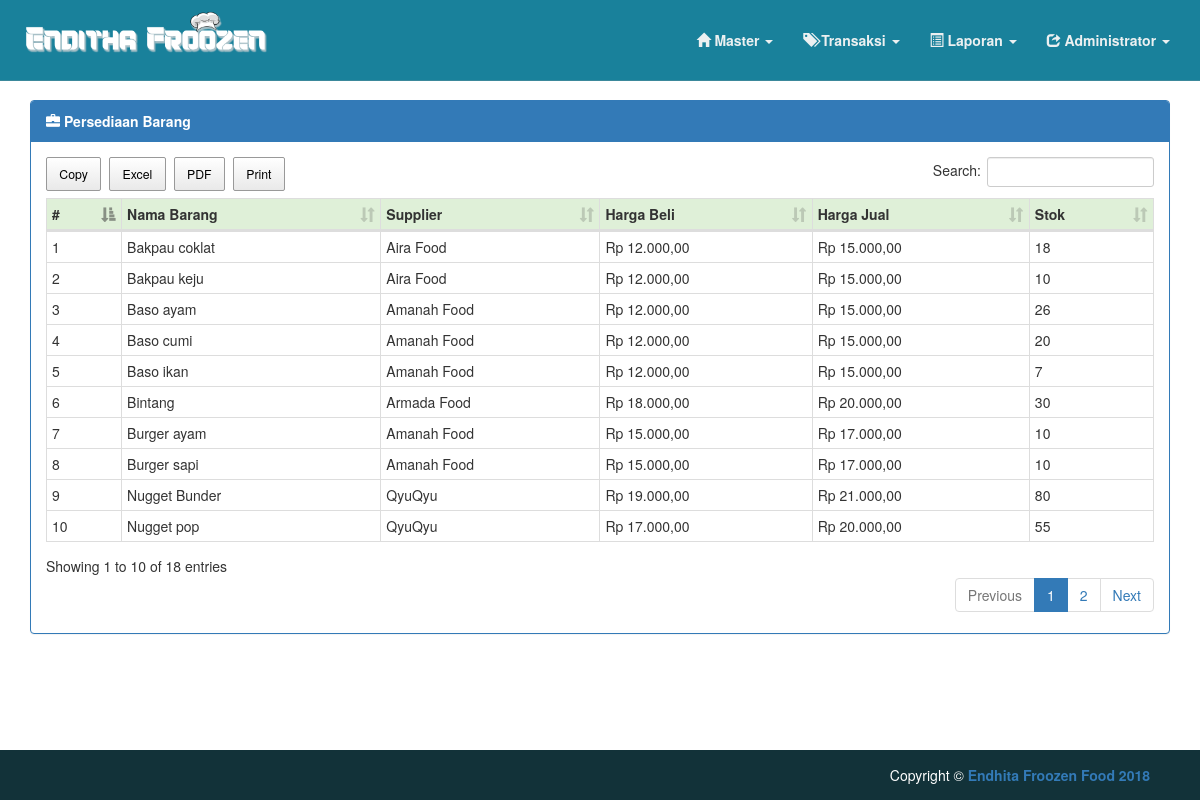
Before: /admin/laporanpersediaan.php (signed in) with the older database file.
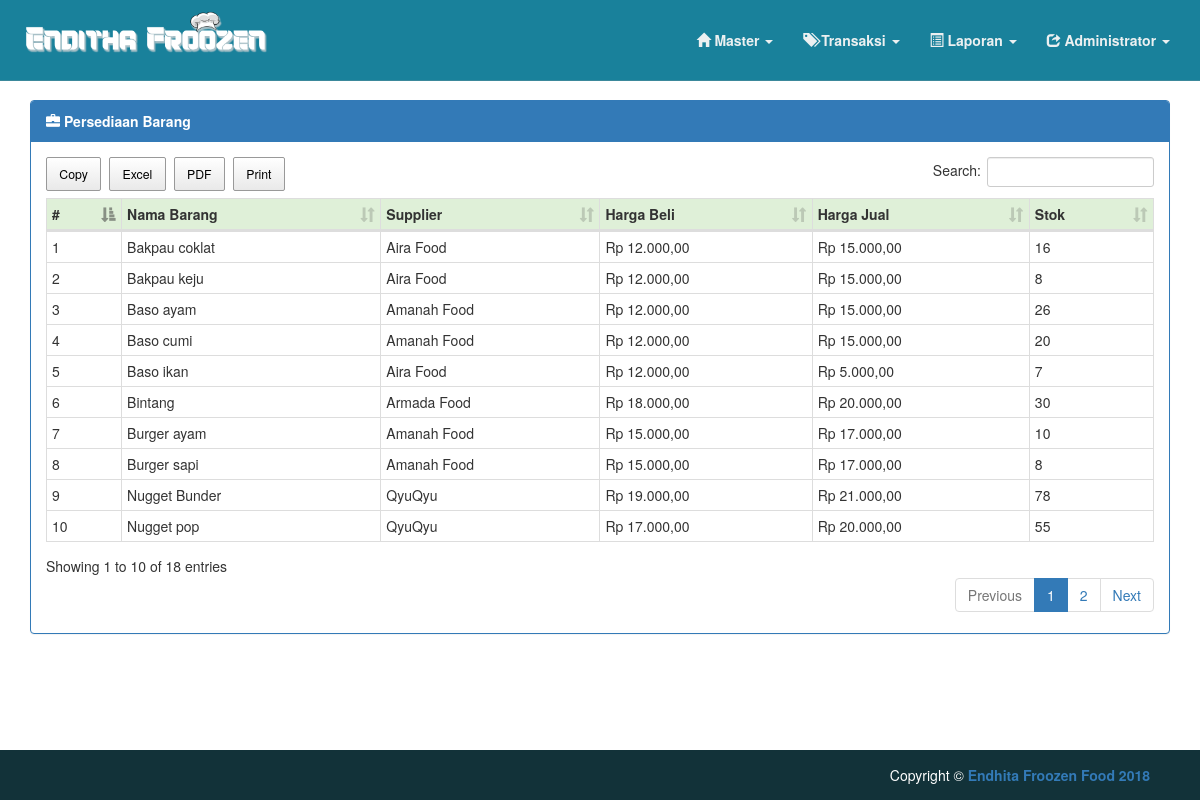
After: the same page with the newer database file.
### tables this page shows
CREATE TABLE `barang` (
  `kd_barang` int(11) NOT NULL,
  `nama_barang` varchar(100) NOT NULL,
  `id_supplier` int(11) NOT NULL,
  `harga_jual` int(11) NOT NULL,
  `harga_beli` int(11) NOT NULL,
  `kadaluarsa` date NOT NULL
);

CREATE TABLE `supplier` (
  `id_supplier` int(10) NOT NULL,
  `nama_supplier` varchar(100) NOT NULL,
  `alamat` text NOT NULL,
  `no_tlp` varchar(13) NOT NULL
);

### assets/fungsi_rupiah.php (called while the page is built, shortened)
<?php
function Rp($angka){
    $tara = "Rp " . number_format($angka,2,',','.');
return $tara;
}
?>

### admin/laporanpersediaan.php (the view, shortened to what this page needs)
<?php
include 'nav_admin/header.php';
include '../assets/fungsi_rupiah.php';
include '../koneksi.php';
$query ="SELECT
                            b.kd_barang,
                            b.nama_barang,
                            b.harga_beli,
                            b.harga_jual,
                            s.nama_supplier,
                            (SELECT IF(SUM(dp.jumlah) IS NULL,0,SUM(dp.jumlah)) FROM det_pembelian dp  WHERE dp.kd_barang = b.kd_barang) as jml,
                            ((SELECT IF(SUM(dp.jumlah) IS NULL,0,SUM(dp.jumlah)) FROM det_pembelian dp  WHERE dp.kd_barang = b.kd_barang) - (SELECT (IF(SUM(dp2.jumlah) IS NULL,0,SUM(dp2.jumlah)))
                            FROM det_penjualan dp2 WHERE dp2.kd_barang = b.kd_barang)) as stok
                            FROM `barang` b
                            LEFT JOIN supplier s ON b.id_supplier=s.id_supplier
                            GROUP BY b.kd_barang ORDER BY `nama_barang` ASC";
$result = mysqli_query($koneksi, $query);
?>
<link rel="stylesheet" href="../css/buttons.dataTables.min.css">
<link rel="stylesheet" href="../css/dataTables.bootstrap.min.css">
<div class="container">
<div class="panel panel-primary">
  <div class="panel-heading"><strong><span class="glyphicon glyphicon-briefcase"></span> Persediaan Barang</strong></div>
      <div class="panel-body">
        <table class="table table-bordered table-condensed " id="mydata">
            		<thead>
            		<tr class="success">
      	               <th>#</th>
      	               <th>Nama Barang</th>
      	               <th>Supplier</th>
      	               <th>Harga Beli</th>
      	               <th>Harga Jual</th>
      	               <th>Stok</th>
      	           </tr>
      	            </thead>
                   <?php
                      $no = 1;
                          while($row = mysqli_fetch_array($result))
                          {
                               echo '
                               <tr>
                                  <td>'.$no++.'</td>
                                    <td>'.$row["nama_barang"].'</td>
                                    <td>'.$row["nama_supplier"].'</td>
                                    <td>'.Rp($row["harga_beli"]).'</td>
                                    <td>'.Rp($row["harga_jual"]).'</td>
                                    <td>'.$row["stok"].'</td>
                               </tr>
                               ';
                          }
                          ?>
            </table>
      		</div>
        </div>
        </div>
<?php include 'nav_admin/footer.php'; ?>

Changed rows visible on the page:
computed for barang "Bakpau coklat": stok "18" → "16"
computed for barang "Bakpau keju": stok "10" → "8"
changed barang "Baso ikan": id_supplier.nama_supplier "Amanah Food" → "Aira Food"; harga_jual "Rp 15.000,00" → "Rp 5.000,00"
computed for barang "Burger sapi": stok "10" → "8"
computed for barang "Nugget Bunder": stok "80" → "78"
